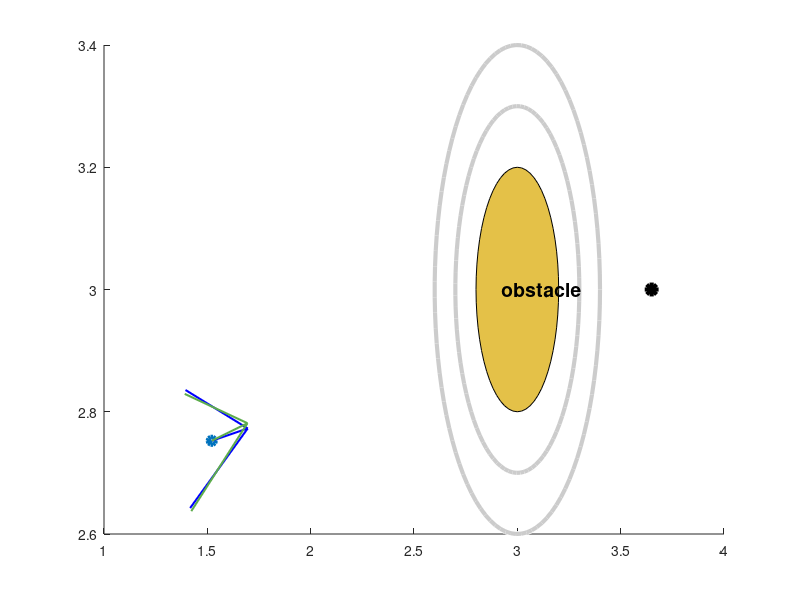

Reproduce this figure in MATLAB. (Note: this script raises an error after producing the figure.)
% Inverse Jacobian Based Control for Multiple Point Robots in 2D Plane
clc; clear all; close all;

% Initialize the starting positions of the robots
% robotPos = [1.5, 1.25, 1.35, 1.25, 1.5, 1.25, 1.35, 1.25, 1.5, 1.25, 1.35, 1.25, 1.5, 1.25, 1.35, 1.25, 1.5, 1.25, 1.35, 1.25; 
%             2.05, 2.15, 2.25, 2.35, 2.45, 2.55, 2.65, 2.75, 2.85, 2.95, 3.05, 3.15, 3.25, 3.35, 3.45, 3.55, 3.65, 3.75, 3.85, 3.95]; % Each column represents a robot's starting position
robotPos = [1.5; 
            2.75];  % Each column represents a robot's starting position
% robotPos = [1.5; 3.25];  % Each column represents a robot's starting position
% robotPos = [1.25, 1.25, 1.5, 1.25, 1.35, 1.25, 1.5, 1.25, 1.35, 1.25, 1.5, 1.25, 1.35, 1.25, 1.5, 1.25; 
%            2.25, 2.35, 2.45, 2.55, 2.65, 2.75, 2.85, 2.95, 3.05, 3.15, 3.25, 3.35, 3.45, 3.55, 3.65, 3.75]; % Each column represents a robot's starting position

initial = robotPos;

obstacle = [3;3];
radius = 0.2;
buffer = 0.1;
D1 = radius + 2*buffer;
D2 = radius + buffer;

% Dimensions of the robot (rectangle)
robotWidth = 0.15;
robotHeight = 0.075;

% Define the four corners of the rectangle before rotation
corners = [-robotWidth/2, -robotHeight/2;
            robotWidth/2, -robotHeight/2;
            robotWidth/2,  robotHeight/2;
           -robotWidth/2,  robotHeight/2]';

% Desired target position
targetPos = [3.65; 3];

% Control gain (affects the speed of convergence)
K = 0.01;

% Tolerance for stopping criteria
tolerance = 0.01;

% Maximum number of iterations
maxIterations = 500;

% Number of robots
numRobots = size(robotPos, 2);

% Store the robots' paths for plotting
robotPaths = cell(1, numRobots);
for r = 1:numRobots
    robotPaths{r} = robotPos(:, r)';
end

% Iterative control loop
for i = 1:maxIterations
    allRobotsReached = true;
    lambda = zeros(1,numRobots);

    for r = 1:numRobots
        % Compute the error between current position and target position
        error = targetPos - robotPos(:, r);
        e_norm(:, r, i) = error / norm(error);
        obs_norm(:, r, i) = (obstacle - robotPos(:, r)) / norm(obstacle - robotPos(:, r));
        
        normal_vec(:, r, i) = obs_norm(1,r,i) * e_norm(2,r,i) - e_norm(1,r,i) * obs_norm(2,r,i);  % k_{cap}

        % Calculate the angle in radians tan(gamma) = |a x b| / a.b
        gamma(r) = atan2(normal_vec(:, r, i), dot(obs_norm(:, r, i), e_norm(:, r, i)));  % this gamma can be +ve and -ve (+pi, -pi)

        % Check if the robot is within the tolerance of the target position
        if norm(error) >= tolerance
            allRobotsReached = false;
            
            % Compute the Jacobian (In 2D, the Jacobian is the identity matrix)
            J = eye(2);
            
            % Compute the inverse Jacobian
            J_inv = inv(J);
        
            % To handle saddle points on th obstacle boundary apply a small perturbation about Z-axis
            if gamma(r) == 0
                gamma(r) = (pi/2) * rand(1);  % In general, you can generate N random numbers in the interval (a,b) with the formula r = a + (b-a).*rand(N,1)"
            end

            D = norm(obstacle - robotPos(:, r));
            if D <= D1
                if gamma(r) > 0 && gamma(r) < pi/2  % anti-clock wise rotation
                    lambda(r) = (pi/2 - gamma(r)) * ((D - D1) / (D2 - D1));  % in radians
                end
                if gamma(r) < 0 && gamma(r) > -pi/2  % clock wise rotation
                    lambda(r) = ((-pi/2) - gamma(r)) * ((D - D1) / (D2 - D1));  % in radians
                end

                T = [1, 0, -robotPos(1, r);
                     0, 1, -robotPos(2, r);
                     0, 0,       1        ];
                
                Rz = [cos(lambda(r)), -sin(lambda(r)), 0;
                      sin(lambda(r)),  cos(lambda(r)), 0;
                            0       ,        0       , 1];

                new_targetPos = inv(T) * Rz * T * [targetPos;1];
                error = new_targetPos(1:2) - robotPos(:, r);
                new_e_norm(:,r,i) = error / norm(error);
            end

            % Compute the control input using the inverse Jacobian
            controlInput = K * J_inv * error;
            
            % Update the robot's position
            robotPos(:, r) = robotPos(:, r) + controlInput;
                    
            % Append the new position to the path
            robotPaths{r} = [robotPaths{r}; robotPos(:, r)'];
        end
    end
    
    % If all robots have reached the target position, stop the loop
    if allRobotsReached
        disp('All robots reached the target position.');
        break;
    end
    
    % % % Plot the robots' paths =======================================================================================================================
    figure(1);
    clf;
    color_dict = {[0 0.4470 0.7410], [0.6350 0.0780 0.1840], [0.4940 0.1840 0.3560], [0.7660 0.640 0.50], [0.8500 0.3250 0.0980], ...
                    [0.6940 0.440 0.260], [0.4940 0.1840 0.5560], [0.7660 0.640 0.50], [0.8500 0.3250 0.0980], [0.6940 0.440 0.260], ...
                    [0.7500 0.2250 0.380], [0.5940 0.740 0.150], [0.4940 0.1840 0.5560],[0.3500 0.7250 0.0980], [0.6940 0.740 0.560], ...
                    [0.8500 0.5250 0.2980], [0.4940 0.840 0.260], [0 0.4470 0.7410], [0.6940 0.140 0.560], [0.7940 0.3840 0.5560]};
    hold on;
    rectangle('Position', [obstacle(1)-radius, obstacle(2)-radius, 2*radius, 2*radius], 'Curvature', [1, 1], 'FaceColor', [0.8940 0.7560 0.2840]);
    hold on;
    plot(targetPos(1), targetPos(2), 'k*', 'MarkerSize', 10, 'LineWidth', 3, 'DisplayName', 'goal position');
    hold on
    viscircles([obstacle(1), obstacle(2)], D2, "Color", [0.8 0.8 0.8], 'LineWidth', 3);
    hold on;
    viscircles([obstacle(1), obstacle(2)], D1, "Color", [0.8 0.8 0.8], 'LineWidth', 3);
    hold on;
    %for r = 1:numRobots
        %plot(initial(1, r), initial(2, r), 'kx', 'MarkerSize', 10, 'LineWidth', 2, 'DisplayName', 'initial position');
    %end
    for r = 1:numRobots
        plot(robotPaths{r}(:, 1), robotPaths{r}(:, 2), '-.', 'Color', color_dict{r}, 'LineWidth', 3);
        plot(robotPos(1, r), robotPos(2, r), "o", 'LineWidth', 3, 'Color', color_dict{r});
        hold on
        quiver(robotPos(1, r), robotPos(2, r), e_norm(1, r, i), e_norm(2, r, i), 0.175, 'Color','blue', 'LineWidth', 1.5, 'MaxHeadSize', 1);
        try
           quiver(robotPos(1, r), robotPos(2, r), new_e_norm(1, r, i), new_e_norm(2, r, i), 0.175, 'Color','red', 'LineWidth', 1.5, 'MaxHeadSize', 1);
        catch
        end
        quiver(robotPos(1, r), robotPos(2, r), obs_norm(1, r, i), obs_norm(2, r, i), 0.175, 'Color', [0.3660 0.6740 0.30], 'LineWidth', 1.5, 'MaxHeadSize', 1);
        hold on
        % rectangle('Position', [robotPos(1, r) - robotWidth / 2, robotPos(2, r) - robotHeight / 2, robotWidth, robotHeight],'FaceColor', 'blue');
    end
    text(obstacle(1)-0.075, obstacle(2), 'obstacle', 'FontSize', 14, 'Color', 'k', 'FontWeight', 'bold');
    ax = gca;
    ax.FontWeight = 'bold';
    ax.LineWidth = 2;
    ax.FontSize = 15;
    ax.YTick = 2:0.5:4; ax.XTick = 2:0.5:4;
    xlabel('X Position','fontsize',15,'fontweight','bold');
    ylabel('Y Position','fontsize',15,'fontweight','bold');
    % legend('goal position', 'start position','','','','','','','','','','','','','','','','','','','','',...
    % 'robot 1','','robot 2','','robot 3','','robot 4','','robot 5','','robot 6','','robot 7','','robot 8','','robot 9',...
    % '','robot 10','','robot 11','','robot 12','','robot 13','','robot 14','','robot 15');
    % legend('goal state','fontsize',15,'fontweight','bold')
    axis([2 4 2 4]);
    axis square;
    box on
    hold off;
end


% % Plot the robots' paths =======================================================================================================================

% dict = {i-300, 125, 85, 50};
% angle = {25, 0, -45, 5};
% for d=1:4
%     % Rotate the corners
%     theta = deg2rad(angle{d}); % Convert angle to radians
%     R = [cos(theta), -sin(theta);
%         sin(theta),  cos(theta)];

%     rotatedCorners = R * corners;
%     % Translate the corners to the desired position
%     rot_Corners(1,:,d) = rotatedCorners(1,:) + robotPaths{r}(dict{d}, 1);
%     rot_Corners(2,:,d) = rotatedCorners(2,:) + robotPaths{r}(dict{d}, 2);
% end

% figure(2);
% color_dict = {[0.6350 0.0780 0.1840], [0 0.4470 0.7410], [0.4940 0.1840 0.3560], [0.7660 0.640 0.50], [0.8500 0.3250 0.0980], ...
%                 [0.6940 0.440 0.260], [0.4940 0.1840 0.5560], [0.7660 0.640 0.50], [0.8500 0.3250 0.0980], [0.6940 0.440 0.260], ...
%                 [0.7500 0.2250 0.380], [0.5940 0.740 0.150], [0.4940 0.1840 0.5560],[0.3500 0.7250 0.0980], [0.6940 0.740 0.560], ...
%                 [0.8500 0.5250 0.2980], [0.4940 0.840 0.260], [0 0.4470 0.7410], [0.6940 0.140 0.560], [0.7940 0.3840 0.5560]};
% hold on;
% rectangle('Position', [obstacle(1)-radius, obstacle(2)-radius, 2*radius, 2*radius], 'Curvature', [1, 1], 'FaceColor', [0.8940 0.7560 0.2840]);
% hold on;
% plot(targetPos(1), targetPos(2), 'k*', 'MarkerSize', 10, 'LineWidth', 3, 'DisplayName', 'goal position');
% hold on
% viscircles([obstacle(1), obstacle(2)], D2, "Color", [0.8 0.8 0.8], 'LineWidth', 3);
% hold on;
% viscircles([obstacle(1), obstacle(2)], D1, "Color", [0.8 0.8 0.8], 'LineWidth', 3);
% hold on;
% %for r = 1:numRobots
%     %plot(initial(1, r), initial(2, r), 'kx', 'MarkerSize', 10, 'LineWidth', 2, 'DisplayName', 'initial position');
% %end
% for r = 1:numRobots
%     plot(robotPaths{r}(:, 1), robotPaths{r}(:, 2), '-.', 'Color', color_dict{r}, 'LineWidth', 3);
%     hold on
%     %plot(robotPos(1, r), robotPos(2, r), "o", 'LineWidth', 3, 'Color', color_dict{r});
%     hold on
%     patch('Faces',[1,2,3,4],'Vertices',rot_Corners(:,:,1)','FaceColor',[0.4940 0.1840 0.5560],'FaceAlpha',.75);
%     hold on
%     patch('Faces',[1,2,3,4],'Vertices',rot_Corners(:,:,2)','FaceColor',[0.4940 0.1840 0.5560],'FaceAlpha',.75);
%     hold on 
%     patch('Faces',[1,2,3,4],'Vertices',rot_Corners(:,:,3)','FaceColor',[0.4940 0.1840 0.5560],'FaceAlpha',.75);
%     hold on 
%     patch('Faces',[1,2,3,4],'Vertices',rot_Corners(:,:,4)','FaceColor',[0.4940 0.1840 0.5560],'FaceAlpha',.75);

%     hold on
%     quiver(robotPaths{r}(end-300, 1), robotPaths{r}(end-300, 2), e_norm(1, r, end-300), e_norm(2, r, end-300), 0.125, 'Color','blue', 'LineWidth', 3, 'MaxHeadSize', 0.75);
%     quiver(robotPaths{r}(end-300, 1), robotPaths{r}(end-300, 2), obs_norm(1, r, end-300), obs_norm(2, r, end-300), 0.125, 'Color', [0.3660 0.6740 0.30], 'LineWidth', 3, 'MaxHeadSize', 0.75);
    
%     hold on
%     quiver(robotPaths{r}(125, 1), robotPaths{r}(125, 2), e_norm(1, r, 125), e_norm(2, r, 125), 0.125, 'Color','blue', 'LineWidth', 3, 'MaxHeadSize', 0.75);
%     quiver(robotPaths{r}(125, 1), robotPaths{r}(125, 2), new_e_norm(1, r, 125), new_e_norm(2, r, 125), 0.125, 'Color','red', 'LineWidth', 3, 'MaxHeadSize', 0.75);
%     quiver(robotPaths{r}(125, 1), robotPaths{r}(125, 2), obs_norm(1, r, 125), obs_norm(2, r, 125), 0.125, 'Color', [0.3660 0.6740 0.30], 'LineWidth', 3, 'MaxHeadSize', 0.75);

%     hold on
%     quiver(robotPaths{r}(85, 1), robotPaths{r}(85, 2), e_norm(1, r, 85), e_norm(2, r, 85), 0.125, 'Color','blue', 'LineWidth', 3, 'MaxHeadSize', 0.75);
%     quiver(robotPaths{r}(85, 1), robotPaths{r}(85, 2), new_e_norm(1, r, 85), new_e_norm(2, r, 85), 0.125, 'Color','red', 'LineWidth', 3, 'MaxHeadSize', 0.75);
%     quiver(robotPaths{r}(85, 1), robotPaths{r}(85, 2), obs_norm(1, r, 85), obs_norm(2, r, 85), 0.125, 'Color', [0.3660 0.6740 0.30], 'LineWidth', 3, 'MaxHeadSize', 0.75);
    
%     hold on
%     quiver(robotPaths{r}(50, 1), robotPaths{r}(50, 2), e_norm(1, r, 50), e_norm(2, r, 50), 0.125, 'Color','blue', 'LineWidth', 3, 'MaxHeadSize', 0.75);
%     quiver(robotPaths{r}(50, 1), robotPaths{r}(50, 2), obs_norm(1, r, 50), obs_norm(2, r, 50), 0.125, 'Color', [0.3660 0.6740 0.30], 'LineWidth', 3, 'MaxHeadSize', 0.75);
% end
% % Add text at a specific point (e.g., x = 5, y = sin(5))
% text(obstacle(1)-0.075, obstacle(2), 'obstacle', 'FontSize', 14, 'Color', 'k', 'FontWeight', 'bold');

% ax = gca;
% ax.FontWeight = 'bold';
% ax.LineWidth = 2;
% ax.FontSize = 15;
% ax.YTick = 2:0.5:4; ax.XTick = 2:0.5:4;
% % Add invisible points for the legend
% h1 = plot(nan, nan, '-b', 'LineWidth', 1.5);
% h2 = plot(nan, nan, '-r', 'LineWidth', 1.5);
% h3 = plot(nan, nan, '-g', 'LineWidth', 1.5);

% % Add legend
% legend([h1, h2, h3], {'Actual velocity', 'Rotated velocity', 'Obstacle vector'}, 'Location', 'best');
% xlabel('X Position','fontsize',15,'fontweight','bold');
% ylabel('Y Position','fontsize',15,'fontweight','bold');
% axis([2 4 2 4]);
% axis square;
% box on
% hold off;
